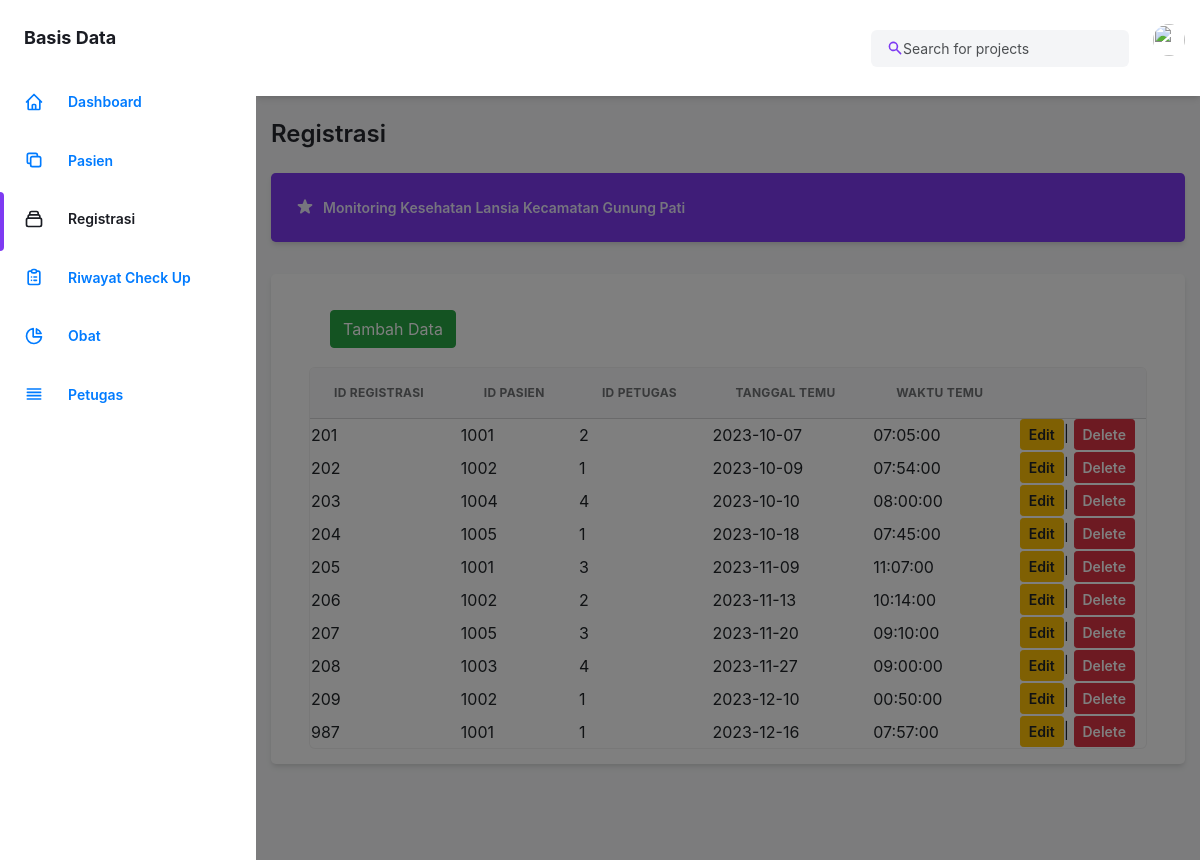
The page /regist.php on the database its author committed.
### tables this page shows
CREATE TABLE `registrasi` (
  `id_pasien` int(11) NOT NULL,
  `id_petugas` int(11) NOT NULL,
  `id_registrasi` int(11) NOT NULL,
  `tgl_temu` date NOT NULL,
  `waktu_temu` time NOT NULL
);

CREATE TABLE `pasien` (
  `id_pasien` int(6) NOT NULL,
  `nama` varchar(255) NOT NULL,
  `tgl_lahir` date NOT NULL,
  `jenis_kelamin` char(10) NOT NULL,
  `no_telp` varchar(12) NOT NULL,
  `desa` varchar(50) NOT NULL,
  `RT` varchar(50) NOT NULL,
  `RW` varchar(50) NOT NULL
);

CREATE TABLE `petugas_kesehatan` (
  `id_petugas` int(11) NOT NULL,
  `nama` varchar(255) NOT NULL,
  `spesialis` char(50) NOT NULL
);

### public/regist.php (the view, shortened to what this page needs)
<!DOCTYPE html>
<html :class="{ 'theme-dark': dark }" x-data="data()" lang="en">
  <head>
    <link rel="stylesheet" href="./assets/css/tailwind.output.css" />
  </head>
  <body>
    <div
      class="flex h-screen bg-gray-50 dark:bg-gray-900"
      :class="{ 'overflow-hidden': isSideMenuOpen}"
    >
      <aside
        class="z-20 hidden w-64 overflow-y-auto bg-white dark:bg-gray-800 md:block flex-shrink-0"
      >
        <div class="py-4 text-gray-500 dark:text-gray-400">
          <a
            class="ml-6 text-lg font-bold text-gray-800 dark:text-gray-200"
            href="#"
          >
          Basis Data
          </a>
          <ul class="mt-6">
            <li class="relative px-6 py-3">
              <a
                class="inline-flex items-center w-full text-sm font-semibold transition-colors duration-150 hover:text-gray-800 dark:hover:text-gray-200"
                href="indexcheck.php"
              >
                <svg
                  class="w-5 h-5"
                  aria-hidden="true"
                  fill="none"
                  stroke-linecap="round"
                  stroke-linejoin="round"
                  stroke-width="2"
                  viewBox="0 0 24 24"
                  stroke="currentColor"
                >
                  <path
                    d="M3 12l2-2m0 0l7-7 7 7M5 10v10a1 1 0 001 1h3m10-11l2 2m-2-2v10a1 1 0 01-1 1h-3m-6 0a1 1 0 001-1v-4a1 1 0 011-1h2a1 1 0 011 1v4a1 1 0 001 1m-6 0h6"
                  ></path>
                </svg>
                <span class="ml-4">Dashboard</span>
              </a>
            </li>
            <li class="relative px-6 py-3">
              <a
                class="inline-flex items-center w-full text-sm font-semibold transition-colors duration-150 hover:text-gray-800 dark:hover:text-gray-200"
                href="index.php"
              >
              <svg
                  class="w-5 h-5"
                  aria-hidden="true"
                  fill="none"
                  stroke-linecap="round"
                  stroke-linejoin="round"
                  stroke-width="2"
                  viewBox="0 0 24 24"
                  stroke="currentColor"
                >
                  <path
                    d="M8 16H6a2 2 0 01-2-2V6a2 2 0 012-2h8a2 2 0 012 2v2m-6 12h8a2 2 0 002-2v-8a2 2 0 00-2-2h-8a2 2 0 00-2 2v8a2 2 0 002 2z"
                  ></path>
                </svg>
                <span class="ml-4">Pasien</span>
              </a>
            </li>
          <ul>
          <li class="relative px-6 py-3">
              <span
                class="absolute inset-y-0 left-0 w-1 bg-purple-600 rounded-tr-lg rounded-br-lg"
                aria-hidden="true"
              ></span>
              <a
                class="inline-flex items-center w-full text-sm font-semibold text-gray-800 transition-colors duration-150 hover:text-gray-800 dark:hover:text-gray-200 dark:text-gray-100"
                href="regist.php"
              >
                <span class="ml-4">Registrasi</span>
              </a>
            </li>
            <li class="relative px-6 py-3">
              <a
                class="inline-flex items-center w-full text-sm font-semibold transition-colors duration-150 hover:text-gray-800 dark:hover:text-gray-200"
                href="riwayat.php"
              >
                <span class="ml-4">Riwayat Check Up</span>
              </a>
            </li>
            <li class="relative px-6 py-3">
              <a
                class="inline-flex items-center w-full text-sm font-semibold transition-colors duration-150 hover:text-gray-800 dark:hover:text-gray-200"
                href="obat.php"
              >
                <svg
                  class="w-5 h-5"
                  aria-hidden="true"
                  fill="none"
                  stroke-linecap="round"
                  stroke-linejoin="round"
                  stroke-width="2"
                  viewBox="0 0 24 24"
                  stroke="currentColor"
                >
                  <path
                    d="M11 3.055A9.001 9.001 0 1020.945 13H11V3.055z"
                  ></path>
                  <path d="M20.488 9H15V3.512A9.025 9.025 0 0120.488 9z"></path>
                </svg>
                <span class="ml-4">Obat</span>
              </a>
            </li>
            <li class="relative px-6 py-3">
              <a
                class="inline-flex items-center w-full text-sm font-semibold transition-colors duration-150 hover:text-gray-800 dark:hover:text-gray-200"
                href="petugas.php"
              >
                <svg
                  class="w-5 h-5"
                  aria-hidden="true"
                  fill="none"
                  stroke-linecap="round"
                  stroke-linejoin="round"
                  stroke-width="2"
                  viewBox="0 0 24 24"
                  stroke="currentColor"
                >
                  <path d="M4 6h16M4 10h16M4 14h16M4 18h16"></path>
                </svg>
                <span class="ml-4">Petugas</span>
              </a>
            </li>
      </aside>
      <div
        x-show="isSideMenuOpen"
        x-transition:enter="transition ease-in-out duration-150"
        x-transition:enter-start="opacity-0"
        x-transition:enter-end="opacity-100"
        x-transition:leave="transition ease-in-out duration-150"
        x-transition:leave-start="opacity-100"
        x-transition:leave-end="opacity-0"
        class="fixed inset-0 z-10 flex items-end bg-black bg-opacity-50 sm:items-center sm:justify-center"
      ></div>
      <div class="flex flex-col flex-1">
        <header class="z-10 py-4 bg-white shadow-md dark:bg-gray-800">
          <div
            class="container flex items-center justify-between h-full px-6 mx-auto text-purple-600 dark:text-purple-300"
          >
            <form action="redirect.php" method="GET" >
    <div class="relative">
        <input
            class="w-full pl-8 pr-2 text-sm text-gray-700 placeholder-gray-600 bg-gray-100 border-0 rounded-md dark:placeholder-gray-500 dark:focus:shadow-outline-gray dark:focus:placeholder-gray-600 dark:bg-gray-700 dark:text-gray-200 focus:placeholder-gray-500 focus:bg-white focus:border-purple-300 focus:outline-none focus:shadow-outline-purple form-input"
            type="text"
            name="search"
            placeholder="Search for projects"
            aria-label="Search"
        />
        <button type="submit" class="absolute inset-y-0 left-0 pl-3 flex items-center focus:outline-none">
           <svg
                    class="w-4 h-4"
                    aria-hidden="true"
                    fill="currentColor"
                    viewBox="0 0 20 20"
                  >
                    <path
                      fill-rule="evenodd"
                      d="M8 4a4 4 0 100 8 4 4 0 000-8zM2 8a6 6 0 1110.89 3.476l4.817 4.817a1 1 0 01-1.414 1.414l-4.816-4.816A6 6 0 012 8z"
                      clip-rule="evenodd"
                    ></path>
                  </svg>
        </button>
    </div>
</form>
            <ul class="flex items-center flex-shrink-0 space-x-6">
             <li class="relative">
                <button
                  class="align-middle rounded-full focus:shadow-outline-purple focus:outline-none"
                  @click="toggleProfileMenu"
                  @keydown.escape="closeProfileMenu"
                  aria-label="Account"
                  aria-haspopup="true"
                >
                  <img
                    class="object-cover w-8 h-8 rounded-full"
                    src="https://images.unsplash.com/photo-1502378735452-bc7d86632805?ixlib=rb-0.3.5&q=80&fm=jpg&crop=entropy&cs=tinysrgb&w=200&fit=max&s=aa3a807e1bbdfd4364d1f449eaa96d82"
                    alt=""
                    aria-hidden="true"
                  />
                </button>
              </li>
            </ul>
          </div>
        </header>
        <main class="h-full pb-16 overflow-y-auto">
          <div class="container px-6 mx-auto grid">
            <h2
              class="my-6 text-2xl font-semibold text-gray-700 dark:text-gray-200"
            >
              Registrasi
            </h2>
            <a
              class="flex items-center justify-between p-4 mb-8 text-sm font-semibold text-purple-100 bg-purple-600 rounded-lg shadow-md focus:outline-none focus:shadow-outline-purple"
              href=""
            >
              <div class="flex items-center">
                <span>Monitoring Kesehatan Lansia Kecamatan Gunung Pati</span>
              </div>
            </a>
            <div
              class="px-4 py-3 mb-8 bg-white rounded-lg shadow-md dark:bg-gray-800"
            >
 <link rel="stylesheet" href="https://cdn.jsdelivr.net/npm/bootstrap@4.6.2/dist/css/bootstrap.min.css">
</head>
<body>
<div class="container">
          <button type="button" class="btn btn-success float-left" style="margin:20px"
        onclick="location.href='createregist.php'">Tambah Data</button>
<tr
</thread>
                  <div class="w-full overflow-hidden rounded-lg shadow-xs">
              <div class="w-full overflow-x-auto">
                <table class="w-full whitespace-no-wrap">
                  <thead>
                    <tr
                      class="text-xs font-semibold tracking-wide text-left text-gray-500 uppercase border-b dark:border-gray-700 bg-gray-50 dark:text-gray-400 dark:bg-gray-800"
                    >
                      <th class="px-4 py-3">ID Registrasi</th>
                      <th class="px-4 py-3">ID Pasien</th>
                      <th class="px-4 py-3">ID Petugas</th>
                      <th class="px-4 py-3">Tanggal Temu</th>
                      <th class="px-4 py-3">Waktu temu</th>
                      <th class="px-4 py-3"> </th>
                    </tr>
                  </thead>
                  <?php
   require 'koneksi.php';
   $hasil = mysqli_query($conn, "
       SELECT p.*, ps.id_pasien, pt.id_petugas, r.id_registrasi
       FROM registrasi p
       JOIN pasien ps ON p.id_pasien = ps.id_pasien
       JOIN petugas_kesehatan pt ON p.id_petugas = pt.id_petugas
       JOIN registrasi r ON p.id_registrasi = r.id_registrasi
       ORDER BY p.id_registrasi
   ");
  ?>
  <tr>
  <?php
      while($data = mysqli_fetch_array($hasil)) {
          echo "<tr>";
          echo "<td>".$data['id_registrasi']."</td>";
          echo "<td>".$data['id_pasien']."</td>";
          echo "<td>".$data['id_petugas']."</td>";
          echo "<td>".$data['tgl_temu']."</td>";
          echo "<td>".$data['waktu_temu']."</td>";
          echo "<td>
          <a href='updateregist.php?id_registrasi=$data[id_registrasi]' class='btn btn-warning btn-sm' style='font-weight: 600;'>Edit</a>|
          <a href='deleteregist.php?id_registrasi=$data[id_registrasi] ' class='btn btn-danger btn-sm' style='font-weight: 600;'>Delete</a>
          </td>";
                  echo "</tr>";
              }
               ?>
  </table>
  </div>

### rows shown on the page
registrasi: id_registrasi "201", id_pasien.id_pasien "1001", id_petugas.id_petugas "2", tgl_temu "2023-10-07", waktu_temu "07:05:00"
registrasi: id_registrasi "202", id_pasien.id_pasien "1002", id_petugas.id_petugas "1", tgl_temu "2023-10-09", waktu_temu "07:54:00"
registrasi: id_registrasi "203", id_pasien.id_pasien "1004", id_petugas.id_petugas "4", tgl_temu "2023-10-10", waktu_temu "08:00:00"
registrasi: id_registrasi "204", id_pasien.id_pasien "1005", id_petugas.id_petugas "1", tgl_temu "2023-10-18", waktu_temu "07:45:00"
registrasi: id_registrasi "205", id_pasien.id_pasien "1001", id_petugas.id_petugas "3", tgl_temu "2023-11-09", waktu_temu "11:07:00"
registrasi: id_registrasi "206", id_pasien.id_pasien "1002", id_petugas.id_petugas "2", tgl_temu "2023-11-13", waktu_temu "10:14:00"
registrasi: id_registrasi "207", id_pasien.id_pasien "1005", id_petugas.id_petugas "3", tgl_temu "2023-11-20", waktu_temu "09:10:00"
registrasi: id_registrasi "208", id_pasien.id_pasien "1003", id_petugas.id_petugas "4", tgl_temu "2023-11-27", waktu_temu "09:00:00"
registrasi: id_registrasi "209", id_pasien.id_pasien "1002", id_petugas.id_petugas "1", tgl_temu "2023-12-10", waktu_temu "00:50:00"
registrasi: id_registrasi "987", id_pasien.id_pasien "1001", id_petugas.id_petugas "1", tgl_temu "2023-12-16", waktu_temu "07:57:00"
